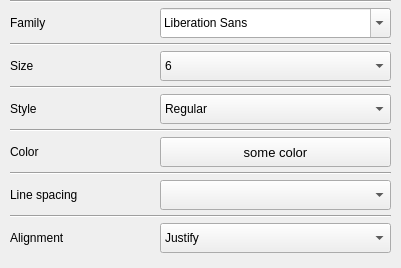
        <widget class="QWidget" name="_NoteSettingsWidget" native="true">
         <property name="minimumSize">
          <size>
           <width>0</width>
           <height>50</height>
          </size>
         </property>
         <property name="styleSheet">
          <string notr="true"/>
         </property>
         <layout class="QFormLayout" name="formLayout_6">
          <property name="sizeConstraint">
           <enum>QLayout::SetDefaultConstraint</enum>
          </property>
          <property name="fieldGrowthPolicy">
           <enum>QFormLayout::AllNonFixedFieldsGrow</enum>
          </property>
          <property name="rowWrapPolicy">
           <enum>QFormLayout::WrapLongRows</enum>
          </property>
          <property name="labelAlignment">
           <set>Qt::AlignCenter</set>
          </property>
          <property name="formAlignment">
           <set>Qt::AlignHCenter|Qt::AlignTop</set>
          </property>
          <property name="horizontalSpacing">
           <number>0</number>
          </property>
          <property name="verticalSpacing">
           <number>5</number>
          </property>
          <property name="leftMargin">
           <number>10</number>
          </property>
          <property name="topMargin">
           <number>0</number>
          </property>
          <property name="rightMargin">
           <number>10</number>
          </property>
          <property name="bottomMargin">
           <number>15</number>
          </property>
          <item row="1" column="0" colspan="2">
           <widget class="Line" name="line_35">
            <property name="maximumSize">
             <size>
              <width>460</width>
              <height>10</height>
             </size>
            </property>
            <property name="orientation">
             <enum>Qt::Horizontal</enum>
            </property>
           </widget>
          </item>
          <item row="2" column="0">
           <widget class="QLabel" name="NoteFamily">
            <property name="minimumSize">
             <size>
              <width>150</width>
              <height>30</height>
             </size>
            </property>
            <property name="maximumSize">
             <size>
              <width>150</width>
              <height>30</height>
             </size>
            </property>
            <property name="text">
             <string>Family</string>
            </property>
           </widget>
          </item>
          <item row="2" column="1">
           <widget class="QFontComboBox" name="NoteNameBox">
            <property name="minimumSize">
             <size>
              <width>200</width>
              <height>30</height>
             </size>
            </property>
            <property name="maximumSize">
             <size>
              <width>300</width>
              <height>30</height>
             </size>
            </property>
            <property name="frame">
             <bool>true</bool>
            </property>
           </widget>
          </item>
          <item row="3" column="0" colspan="2">
           <widget class="Line" name="line_40">
            <property name="maximumSize">
             <size>
              <width>460</width>
              <height>10</height>
             </size>
            </property>
            <property name="orientation">
             <enum>Qt::Horizontal</enum>
            </property>
           </widget>
          </item>
          <item row="4" column="0">
           <widget class="QLabel" name="NoteSize">
            <property name="minimumSize">
             <size>
              <width>150</width>
              <height>30</height>
             </size>
            </property>
            <property name="maximumSize">
             <size>
              <width>150</width>
              <height>30</height>
             </size>
            </property>
            <property name="text">
             <string>Size</string>
            </property>
           </widget>
          </item>
          <item row="4" column="1">
           <widget class="QComboBox" name="NoteSizeBox">
            <property name="minimumSize">
             <size>
              <width>200</width>
              <height>30</height>
             </size>
            </property>
            <property name="maximumSize">
             <size>
              <width>300</width>
              <height>30</height>
             </size>
            </property>
            <item>
             <property name="text">
              <string>6</string>
             </property>
            </item>
            <item>
             <property name="text">
              <string>7</string>
             </property>
            </item>
            <item>
             <property name="text">
              <string>8</string>
             </property>
            </item>
            <item>
             <property name="text">
              <string>9</string>
             </property>
            </item>
            <item>
             <property name="text">
              <string>10</string>
             </property>
            </item>
            <item>
             <property name="text">
              <string>11</string>
             </property>
            </item>
            <item>
             <property name="text">
              <string>12</string>
             </property>
            </item>
            <item>
             <property name="text">
              <string>13</string>
             </property>
            </item>
            <item>
             <property name="text">
              <string>14</string>
             </property>
            </item>
            <item>
             <property name="text">
              <string>15</string>
             </property>
            </item>
            <item>
             <property name="text">
              <string>16</string>
             </property>
            </item>
            <item>
             <property name="text">
              <string>17</string>
             </property>
            </item>
            <item>
             <property name="text">
              <string>18</string>
             </property>
            </item>
            <item>
             <property name="text">
              <string>19</string>
             </property>
            </item>
            <item>
             <property name="text">
              <string>20</string>
             </property>
            </item>
            <item>
             <property name="text">
              <string>21</string>
             </property>
            </item>
            <item>
             <property name="text">
              <string>22</string>
             </property>
            </item>
            <item>
             <property name="text">
              <string>24</string>
             </property>
            </item>
            <item>
             <property name="text">
              <string>26</string>
             </property>
            </item>
            <item>
             <property name="text">
              <string>27</string>
             </property>
            </item>
            <item>
             <property name="text">
              <string>28</string>
             </property>
            </item>
            <item>
             <property name="text">
              <string>29</string>
             </property>
            </item>
            <item>
             <property name="text">
              <string>30</string>
             </property>
            </item>
            <item>
             <property name="text">
              <string>31</string>
             </property>
            </item>
            <item>
             <property name="text">
              <string>32</string>
             </property>
            </item>
            <item>
             <property name="text">
              <string>33</string>
             </property>
            </item>
            <item>
             <property name="text">
              <string>34</string>
             </property>
            </item>
            <item>
             <property name="text">
              <string>35</string>
             </property>
            </item>
            <item>
             <property name="text">
              <string>36</string>
             </property>
            </item>
            <item>
             <property name="text">
              <string>37</string>
             </property>
            </item>
            <item>
             <property name="text">
              <string>38</string>
             </property>
            </item>
            <item>
             <property name="text">
              <string>39</string>
             </property>
            </item>
            <item>
             <property name="text">
              <string>40</string>
             </property>
            </item>
            <item>
             <property name="text">
              <string>41</string>
             </property>
            </item>
            <item>
             <property name="text">
              <string>42</string>
             </property>
            </item>
            <item>
             <property name="text">
              <string>43</string>
             </property>
            </item>
            <item>
             <property name="text">
              <string>44</string>
             </property>
            </item>
            <item>
             <property name="text">
              <string>45</string>
             </property>
            </item>
            <item>
             <property name="text">
              <string>46</string>
             </property>
            </item>
            <item>
             <property name="text">
              <string>47</string>
             </property>
            </item>
            <item>
             <property name="text">
              <string>48</string>
             </property>
            </item>
            <item>
             <property name="text">
              <string>49</string>
             </property>
            </item>
            <item>
             <property name="text">
              <string>50</string>
             </property>
            </item>
            <item>
             <property name="text">
              <string>51</string>
             </property>
            </item>
            <item>
             <property name="text">
              <string>52</string>
             </property>
            </item>
            <item>
             <property name="text">
              <string>53</string>
             </property>
            </item>
            <item>
             <property name="text">
              <string>54</string>
             </property>
            </item>
            <item>
             <property name="text">
              <string>55</string>
             </property>
            </item>
            <item>
             <property name="text">
              <string>56</string>
             </property>
            </item>
            <item>
             <property name="text">
              <string>57</string>
             </property>
            </item>
            <item>
             <property name="text">
              <string>58</string>
             </property>
            </item>
            <item>
             <property name="text">
              <string>59</string>
             </property>
            </item>
            <item>
             <property name="text">
              <string>60</string>
             </property>
            </item>
            <item>
             <property name="text">
              <string>61</string>
             </property>
            </item>
            <item>
             <property name="text">
              <string>62</string>
             </property>
            </item>
            <item>
             <property name="text">
              <string>63</string>
             </property>
            </item>
            <item>
             <property name="text">
              <string>64</string>
             </property>
            </item>
            <item>
             <property name="text">
              <string>65</string>
             </property>
            </item>
            <item>
             <property name="text">
              <string>66</string>
             </property>
            </item>
            <item>
             <property name="text">
              <string>67</string>
             </property>
            </item>
            <item>
             <property name="text">
              <string>68</string>
             </property>
            </item>
            <item>
             <property name="text">
              <string>69</string>
             </property>
            </item>
            <item>
             <property name="text">
              <string>70</string>
             </property>
            </item>
            <item>
             <property name="text">
              <string>71</string>
             </property>
            </item>
            <item>
             <property name="text">
              <string>72</string>
             </property>
            </item>
            <item>
             <property name="text">
              <string>73</string>
             </property>
            </item>
            <item>
             <property name="text">
              <string>74</string>
             </property>
            </item>
            <item>
             <property name="text">
              <string>75</string>
             </property>
            </item>
            <item>
             <property name="text">
              <string>76</string>
             </property>
            </item>
           </widget>
          </item>
          <item row="5" column="0" colspan="2">
           <widget class="Line" name="line_36">
            <property name="maximumSize">
             <size>
              <width>460</width>
              <height>10</height>
             </size>
            </property>
            <property name="orientation">
             <enum>Qt::Horizontal</enum>
            </property>
           </widget>
          </item>
          <item row="6" column="0">
           <widget class="QLabel" name="NoteStyle">
            <property name="minimumSize">
             <size>
              <width>150</width>
              <height>30</height>
             </size>
            </property>
            <property name="maximumSize">
             <size>
              <width>150</width>
              <height>30</height>
             </size>
            </property>
            <property name="text">
             <string>Style</string>
            </property>
           </widget>
          </item>
          <item row="6" column="1">
           <widget class="QComboBox" name="NoteStyleBox">
            <property name="minimumSize">
             <size>
              <width>200</width>
              <height>30</height>
             </size>
            </property>
            <property name="maximumSize">
             <size>
              <width>300</width>
              <height>30</height>
             </size>
            </property>
            <item>
             <property name="text">
              <string>Regular</string>
             </property>
            </item>
            <item>
             <property name="text">
              <string>Bold</string>
             </property>
            </item>
            <item>
             <property name="text">
              <string>Italic</string>
             </property>
            </item>
            <item>
             <property name="text">
              <string>Bold &amp; Italic</string>
             </property>
            </item>
           </widget>
          </item>
          <item row="7" column="0" colspan="2">
           <widget class="Line" name="line_37">
            <property name="maximumSize">
             <size>
              <width>460</width>
              <height>10</height>
             </size>
            </property>
            <property name="orientation">
             <enum>Qt::Horizontal</enum>
            </property>
           </widget>
          </item>
          <item row="8" column="0">
           <widget class="QLabel" name="NoteColor">
            <property name="minimumSize">
             <size>
              <width>150</width>
              <height>30</height>
             </size>
            </property>
            <property name="maximumSize">
             <size>
              <width>150</width>
              <height>30</height>
             </size>
            </property>
            <property name="text">
             <string>Color</string>
            </property>
           </widget>
          </item>
          <item row="8" column="1">
           <widget class="QPushButton" name="NoteColorBox">
            <property name="minimumSize">
             <size>
              <width>200</width>
              <height>30</height>
             </size>
            </property>
            <property name="maximumSize">
             <size>
              <width>300</width>
              <height>30</height>
             </size>
            </property>
            <property name="font">
             <font>
              <pointsize>10</pointsize>
             </font>
            </property>
            <property name="text">
             <string>some color</string>
            </property>
           </widget>
          </item>
          <item row="9" column="0" colspan="2">
           <widget class="Line" name="line_38">
            <property name="maximumSize">
             <size>
              <width>460</width>
              <height>10</height>
             </size>
            </property>
            <property name="orientation">
             <enum>Qt::Horizontal</enum>
            </property>
           </widget>
          </item>
          <item row="10" column="0">
           <widget class="QLabel" name="NoteLineSpacing">
            <property name="minimumSize">
             <size>
              <width>150</width>
              <height>30</height>
             </size>
            </property>
            <property name="maximumSize">
             <size>
              <width>150</width>
              <height>30</height>
             </size>
            </property>
            <property name="text">
             <string>Line spacing</string>
            </property>
           </widget>
          </item>
          <item row="11" column="0" colspan="2">
           <widget class="Line" name="line_39">
            <property name="maximumSize">
             <size>
              <width>460</width>
              <height>10</height>
             </size>
            </property>
            <property name="orientation">
             <enum>Qt::Horizontal</enum>
            </property>
           </widget>
          </item>
          <item row="12" column="0">
           <widget class="QLabel" name="NoteAlignment">
            <property name="minimumSize">
             <size>
              <width>150</width>
              <height>30</height>
             </size>
            </property>
            <property name="maximumSize">
             <size>
              <width>150</width>
              <height>30</height>
             </size>
            </property>
            <property name="text">
             <string>Alignment</string>
            </property>
           </widget>
          </item>
          <item row="12" column="1">
           <widget class="QComboBox" name="NoteAlignmentBox">
            <property name="minimumSize">
             <size>
              <width>200</width>
              <height>30</height>
             </size>
            </property>
            <property name="maximumSize">
             <size>
              <width>300</width>
              <height>30</height>
             </size>
            </property>
            <item>
             <property name="text">
              <string>Justify</string>
             </property>
            </item>
            <item>
             <property name="text">
              <string>Left</string>
             </property>
            </item>
            <item>
             <property name="text">
              <string>Right</string>
             </property>
            </item>
            <item>
             <property name="text">
              <string>Center</string>
             </property>
            </item>
           </widget>
          </item>
          <item row="10" column="1">
           <widget class="QComboBox" name="NoteLineSpacingBox">
            <property name="minimumSize">
             <size>
              <width>200</width>
              <height>30</height>
             </size>
            </property>
            <property name="maximumSize">
             <size>
              <width>300</width>
              <height>30</height>
             </size>
            </property>
           </widget>
          </item>
         </layout>
        </widget>
